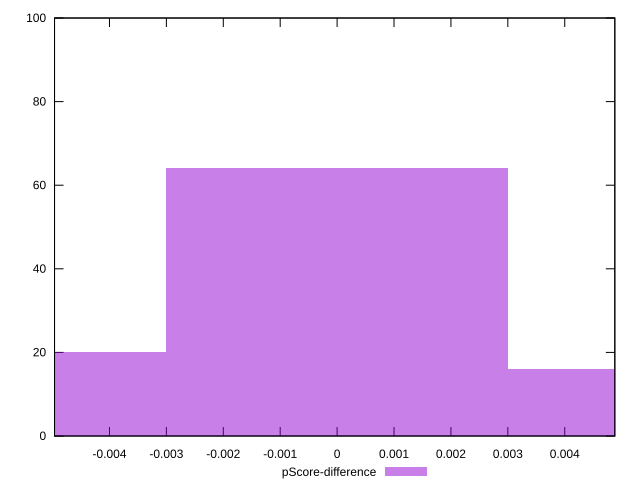

Reproduce this figure in gnuplot.
reset

$pScoreDifference <<EOF
0 64
-0.006000590030234224 20
0.006000590030234224 16
EOF

set key outside below
set boxwidth 0.006000590030234224
set xrange [-0.004965325701486334:0.004879953241491541]
set yrange [0:100]
set trange [0:100]
set style fill transparent solid 0.5 noborder
set terminal svg size 640, 490 enhanced background rgb 'white'
set output "reprap/estimated-input-latency/samples/pages+cached+noexternal+nomedia+nocss/pScore-difference/histogram.svg"

plot $pScoreDifference title "pScore-difference" with boxes

reset
